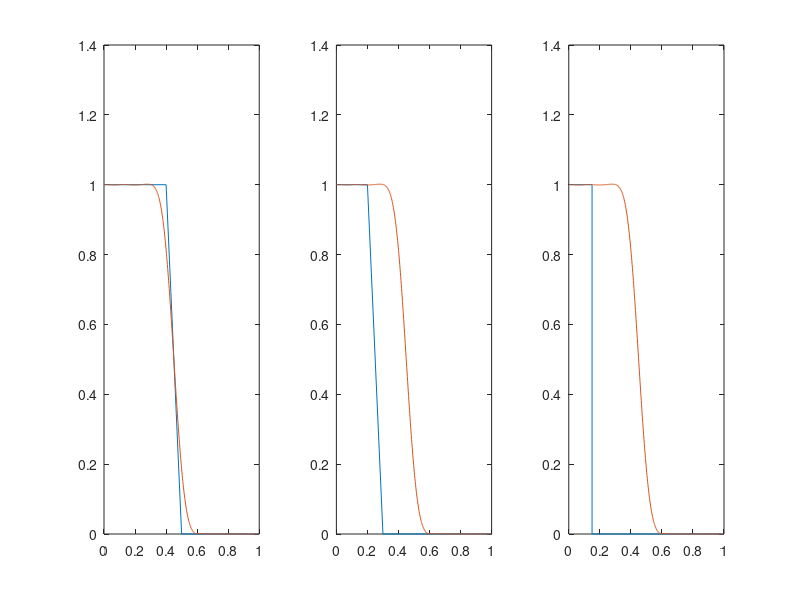

MATLAB code to generate this figure:
% Author: Gabriel Nicholson
% Date: -/-/2025
% Contributors: Chat GPT
%
%% Parameters
theta_min   = -50;          % min angle (degrees)
theta_max   =  50;          % max angle (degrees)
N_angles    = 10;           % number of steps
f_c         = 24e9;         % carrier freq (Hz)
c           = 3e8;          % speed of light
d           = 0.5;          % element spacing in lambda (λ/2)
SystemFs = 192e6;

%% Compute
lambda = c / f_c;
theta = linspace(theta_min, theta_max, N_angles+1)*pi/180; % radians
phi = -2*pi*d*sin(theta);     % radians (relative phase shift)

%% Normalize to [0,1)
phi_norm = mod(phi, 2*pi)/(2*pi);

disp('Phase shifts normalized [0,1):')
disp(phi_norm)

%% Adjustable PARAMETERS
%/////////////////////////////////////////////////////////////////////////
%200,000 = 1ms, 20,000 = 100us, 2,000 = 10us, 200 = 1us
%/////////////////////////////////////////////////////////////////////////
TimeValue = 16384;
ChirpNc = 128; %How many chirps per frame?
AngleTime = TimeValue*ChirpNc; %Number of samples in each angle
SweepTime= TimeValue*ChirpNc*11; %Number of samples in whole sweep
DeciFactor = 8; %how much to decimate
P1 = 1/SystemFs; %Common period for most blocks
P2 = 1/(SystemFs/DeciFactor); %Decimated period (not used?)

ChirpMaxFreq = 10e6; 
ChirpMinFreq = 1e6;
ChirpFreqStepSize = 0.00055e6;
DopplerShiftVmin = 0;
DopplerShiftVmax = 36;
DopplerStep = 3;
RXFFTLength= TimeValue/DeciFactor;
WindowLength = TimeValue;

%Range param for button sim
R_min = 0;
R_max = 300;
N_pos = 9;
Btn_Debounce = 20000;

%/////////////////////////////////////////////////////////////////////////
%/////////////////////////////////////////////////////////////////////////
%% Generate frequencies
%% Parameters
desiredLen = 16384;  % samples per chirp
t = (0:desiredLen-1)/SystemFs;
T = desiredLen / SystemFs;

k = (ChirpMaxFreq - ChirpMinFreq) / (T/2); % slope

% Triangular chirp
f = zeros(size(t));

for i = 1:length(t)
    if t(i) <= T/2
        f(i) = ChirpMinFreq + k*t(i);
    else
        f(i) = ChirpMaxFreq - k*(t(i)-T/2);
    end
end

FCW = f / SystemFs;
%FCW = (ChirpMinFreq:ChirpFreqStepSize:ChirpMaxFreq)./SystemFs;

% Now chirp length is exactly:
ChirpSizeLength = TimeValue;   % = 8192 exactly
FreqDeltaPeriod = 1;             % because each sample is one FCW update
%Generates 0 at either end, unlike hamming
%LengthofFCW*FreqDeltaPeriod is how many samples per chirp
WindowCoefficients = hamming(ChirpSizeLength); 
WindowCoefficients = transpose(WindowCoefficients);

% Generate velocity vector
v_mps = DopplerShiftVmin:DopplerStep:DopplerShiftVmax;

% Doppler shift in Hz
f_doppler = (2 .* v_mps) ./ lambda;    

% Normalize to sampling rate (dimensionless phase increment per sample)
DPShift = f_doppler./SystemFs;  


%% Range delays
R = linspace(R_min, R_max, N_pos);

ASR_LUT = round((R*2*SystemFs)/c);
k_test = ASR_LUT; 
R_check = k_test*c/(2*SystemFs);

%% Filter creation
%% Parameters
fc1 = 0.8e6;
fc2 = 5e3; % Cutoff frequency for filter 1
NFilterOrder = 255;             % Filter order (change if needed)
intBits = 16;        % Number of bits for integer coefficients

%% Design low-pass filters using fir2
f1 = [0 0.4 0.5 1];
m1 = [1 1 0 0];
b1 = fir2(30,f1,m1);

f2 = [0 0.2 0.3 1];
m2 = [1 1 0 0];
b2 = fir2(30,f2,m2);

f3 = [0 0.15 0.15 1];
m3 = [1 1 0 0];
b3 = fir2(30,f3,m3);

figure(1);
[h1,w1] = freqz(b1,1);
[h2,w2] = freqz(b1,1);
[h3,w3] = freqz(b1,1);
subplot(1,3,1);
plot(f1,m1,w1/pi,abs(h1))
subplot(1,3,2);
plot(f2,m2,w2/pi,abs(h2))
subplot(1,3,3);
plot(f3,m3,w3/pi,abs(h3))

%% Normalize to use full integer range
maxInt = 2^(intBits-1)-1;
h3_int = round(h3 / sum(h3) * maxInt);
%h1_int = round(h1 / max(abs(h1)) * maxInt);
filt1divide = sum(h3_int);

gain = sum(h3);
disp(gain)
gain_int = sum(h3_int);
disp(gain_int)
